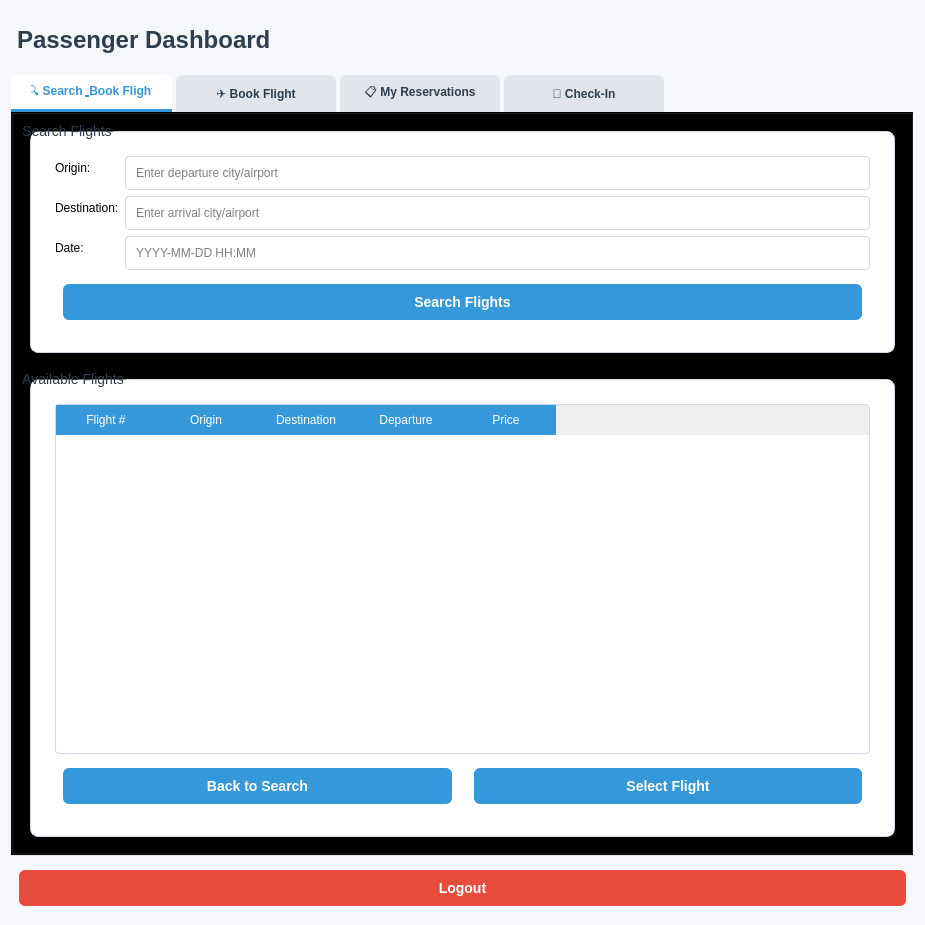
<?xml version="1.0" encoding="UTF-8"?>
<ui version="4.0">
 <class>mainPassengerMenu</class>
 <widget class="QDialog" name="mainPassengerMenu">
  <property name="geometry">
   <rect>
    <x>0</x>
    <y>0</y>
    <width>925</width>
    <height>925</height>
   </rect>
  </property>
  <property name="minimumSize">
   <size>
    <width>800</width>
    <height>650</height>
   </size>
  </property>
  <property name="windowTitle">
   <string>Airline System - Passenger Dashboard</string>
  </property>
  <property name="styleSheet">
   <string notr="true">QDialog {
    background-color: #f5f7fa;
    font-family: 'Segoe UI', Arial, sans-serif;
}
QTabWidget {
    border: none;
    background: transparent;
}
QTabBar::tab {
    background: #e1e5eb;
    color: #2c3e50;
    padding: 10px 20px;
    border-top-left-radius: 6px;
    border-top-right-radius: 6px;
    margin-right: 4px;
    font-weight: 500;
    min-width: 120px;
}
QTabBar::tab:selected {
    background: white;
    border-bottom: 3px solid #3498db;
    color: #3498db;
}
QTabBar::tab:hover {
    background: #d6e0f0;
}
QGroupBox {
    border: 1px solid #d1d9e6;
    border-radius: 8px;
    margin: 10px;
    padding: 15px;
    background-color: white;
    font-size: 14px;
    color: #2c3e50;
}
QPushButton {
    background-color: #3498db;
    color: white;
    border: none;
    padding: 10px 20px;
    border-radius: 6px;
    margin: 8px;
    font-size: 14px;
    font-weight: 500;
    min-width: 180px;
}
QPushButton:hover {
    background-color: #2980b9;
}
QPushButton:pressed {
    background-color: #2472a4;
}
QPushButton#logoutBtn {
    background-color: #e74c3c;
}
QPushButton#logoutBtn:hover {
    background-color: #c0392b;
}
QPushButton#logoutBtn:pressed {
    background-color: #a52714;
}
QLabel#headerLabel {
    font-size: 24px;
    font-weight: 600;
    color: #2c3e50;
    qproperty-alignment: AlignCenter;
    margin: 15px 0;
}
QLineEdit {
    padding: 8px;
    border: 1px solid #d1d9e6;
    border-radius: 4px;
    min-width: 250px;
}
QRadioButton {
    padding: 6px;
}
QTableWidget {
    border: 1px solid #d1d9e6;
    border-radius: 4px;
    background: white;
    selection-background-color: #e1f0fa;
    selection-color: #2c3e50;
}
QHeaderView::section {
    background-color: #3498db;
    color: white;
    padding: 6px;
    border: none;
}</string>
  </property>
  <layout class="QVBoxLayout" name="verticalLayout">
   <item>
    <widget class="QLabel" name="headerLabel">
     <property name="text">
      <string>Passenger Dashboard</string>
     </property>
    </widget>
   </item>
   <item>
    <widget class="QTabWidget" name="passengerTabWidget">
     <property name="currentIndex">
      <number>0</number>
     </property>
     <widget class="QWidget" name="searchFlightTab">
      <attribute name="title">
       <string>🔍 Search &amp; Book Flight</string>
      </attribute>
      <layout class="QVBoxLayout" name="searchFlightLayout">
       <item>
        <widget class="QGroupBox" name="searchGroup">
         <property name="title">
          <string>Search Flights</string>
         </property>
         <layout class="QVBoxLayout" name="verticalLayout_2">
          <item>
           <layout class="QFormLayout" name="formLayout">
            <item row="0" column="0">
             <widget class="QLabel" name="originLabel">
              <property name="text">
               <string>Origin:</string>
              </property>
             </widget>
            </item>
            <item row="0" column="1">
             <widget class="QLineEdit" name="searchOriginLineEdit">
              <property name="placeholderText">
               <string>Enter departure city/airport</string>
              </property>
             </widget>
            </item>
            <item row="1" column="0">
             <widget class="QLabel" name="destinationLabel">
              <property name="text">
               <string>Destination:</string>
              </property>
             </widget>
            </item>
            <item row="1" column="1">
             <widget class="QLineEdit" name="searchDestinationLineEdit">
              <property name="placeholderText">
               <string>Enter arrival city/airport</string>
              </property>
             </widget>
            </item>
            <item row="2" column="0">
             <widget class="QLabel" name="dateLabel">
              <property name="text">
               <string>Date:</string>
              </property>
             </widget>
            </item>
            <item row="2" column="1">
             <widget class="QLineEdit" name="searchDateLineEdit">
              <property name="placeholderText">
               <string>YYYY-MM-DD HH:MM</string>
              </property>
             </widget>
            </item>
           </layout>
          </item>
          <item>
           <widget class="QPushButton" name="searchFlightsBtn">
            <property name="text">
             <string>Search Flights</string>
            </property>
           </widget>
          </item>
         </layout>
        </widget>
       </item>
       <item>
        <widget class="QGroupBox" name="resultsGroup">
         <property name="title">
          <string>Available Flights</string>
         </property>
         <layout class="QVBoxLayout" name="verticalLayout_7">
          <item>
           <widget class="QTableWidget" name="flightsTable">
            <property name="editTriggers">
             <set>QAbstractItemView::EditTrigger::NoEditTriggers</set>
            </property>
            <property name="selectionMode">
             <enum>QAbstractItemView::SelectionMode::SingleSelection</enum>
            </property>
            <property name="selectionBehavior">
             <enum>QAbstractItemView::SelectionBehavior::SelectRows</enum>
            </property>
            <column>
             <property name="text">
              <string>Flight #</string>
             </property>
            </column>
            <column>
             <property name="text">
              <string>Origin</string>
             </property>
            </column>
            <column>
             <property name="text">
              <string>Destination</string>
             </property>
            </column>
            <column>
             <property name="text">
              <string>Departure</string>
             </property>
            </column>
            <column>
             <property name="text">
              <string>Price</string>
             </property>
            </column>
           </widget>
          </item>
          <item>
           <layout class="QHBoxLayout" name="horizontalLayout">
            <item>
             <widget class="QPushButton" name="backToSearchBtn">
              <property name="enabled">
               <bool>false</bool>
              </property>
              <property name="text">
               <string>Back to Search</string>
              </property>
             </widget>
            </item>
            <item>
             <widget class="QPushButton" name="selectFlightBtn">
              <property name="enabled">
               <bool>false</bool>
              </property>
              <property name="text">
               <string>Select Flight</string>
              </property>
             </widget>
            </item>
           </layout>
          </item>
         </layout>
        </widget>
       </item>
      </layout>
     </widget>
     <widget class="QWidget" name="bookFlightTab">
      <attribute name="title">
       <string>✈️ Book Flight</string>
      </attribute>
      <layout class="QVBoxLayout" name="verticalLayout_6">
       <item>
        <widget class="QGroupBox" name="bookFlightGroup">
         <property name="title">
          <string>Flight Details</string>
         </property>
         <layout class="QVBoxLayout" name="verticalLayout_8">
          <item>
           <layout class="QFormLayout" name="formLayout_2">
            <item row="0" column="0">
             <widget class="QLabel" name="flightNumberLabel">
              <property name="text">
               <string>Flight Number:</string>
              </property>
             </widget>
            </item>
            <item row="0" column="1">
             <widget class="QLineEdit" name="bookFlightNumberLineEdit">
              <property name="readOnly">
               <bool>true</bool>
              </property>
             </widget>
            </item>
            <item row="1" column="0">
             <widget class="QLabel" name="seatNumberLabel">
              <property name="text">
               <string>Seat Number:</string>
              </property>
             </widget>
            </item>
            <item row="1" column="1">
             <widget class="QLineEdit" name="bookSeatNumberLineEdit">
              <property name="placeholderText">
               <string>e.g., 12A, 7C, etc.</string>
              </property>
             </widget>
            </item>
           </layout>
          </item>
         </layout>
        </widget>
       </item>
       <item>
        <widget class="QGroupBox" name="paymentGroup">
         <property name="title">
          <string>Payment Method</string>
         </property>
         <layout class="QVBoxLayout" name="verticalLayout_9">
          <item>
           <widget class="QRadioButton" name="walletRadioButton">
            <property name="text">
             <string>Wallet</string>
            </property>
            <property name="checked">
             <bool>true</bool>
            </property>
           </widget>
          </item>
          <item>
           <widget class="QRadioButton" name="paypalRadioButton">
            <property name="text">
             <string>PayPal</string>
            </property>
           </widget>
          </item>
          <item>
           <widget class="QRadioButton" name="creditcardRadioButton">
            <property name="text">
             <string>Credit Card</string>
            </property>
           </widget>
          </item>
         </layout>
        </widget>
       </item>
       <item>
        <widget class="QPushButton" name="BookTheFlightBtn">
         <property name="text">
          <string>Confirm Booking</string>
         </property>
        </widget>
       </item>
      </layout>
     </widget>
     <widget class="QWidget" name="reservationsTab">
      <attribute name="title">
       <string>📋 My Reservations</string>
      </attribute>
      <layout class="QVBoxLayout" name="reservationsLayout">
       <item>
        <widget class="QGroupBox" name="reservationsGroup">
         <property name="title">
          <string>View Reservations</string>
         </property>
         <layout class="QVBoxLayout" name="verticalLayout_3">
          <item>
           <layout class="QFormLayout" name="formLayout_3">
            <item row="0" column="0">
             <widget class="QLabel" name="passengerIDLabel">
              <property name="text">
               <string>Passenger ID:</string>
              </property>
             </widget>
            </item>
            <item row="0" column="1">
             <widget class="QLineEdit" name="viewUsernameLineEdit">
              <property name="placeholderText">
               <string>Enter your passenger ID</string>
              </property>
             </widget>
            </item>
           </layout>
          </item>
          <item>
           <widget class="QPushButton" name="viewReservationsBtn">
            <property name="text">
             <string>View Reservations</string>
            </property>
           </widget>
          </item>
         </layout>
        </widget>
       </item>
       <item>
        <widget class="QGroupBox" name="reservationsResultsGroup">
         <property name="title">
          <string>Your Reservations</string>
         </property>
         <layout class="QVBoxLayout" name="verticalLayout_10">
          <item>
           <widget class="QTableWidget" name="reservationsTable">
            <column>
             <property name="text">
              <string>Reservation ID</string>
             </property>
            </column>
            <column>
             <property name="text">
              <string>Flight #</string>
             </property>
            </column>
            <column>
             <property name="text">
              <string>Route</string>
             </property>
            </column>
            <column>
             <property name="text">
              <string>Departure</string>
             </property>
            </column>
            <column>
             <property name="text">
              <string>Seat</string>
             </property>
            </column>
            <column>
             <property name="text">
              <string>Status</string>
             </property>
            </column>
           </widget>
          </item>
         </layout>
        </widget>
       </item>
      </layout>
     </widget>
     <widget class="QWidget" name="checkInTab">
      <attribute name="title">
       <string>🛫 Check-In</string>
      </attribute>
      <layout class="QVBoxLayout" name="checkInLayout">
       <item>
        <widget class="QGroupBox" name="checkInGroup">
         <property name="title">
          <string>Check-In for Flight</string>
         </property>
         <layout class="QVBoxLayout" name="verticalLayout_4">
          <item>
           <layout class="QFormLayout" name="formLayout_4">
            <item row="0" column="0">
             <widget class="QLabel" name="reservationIDLabel">
              <property name="text">
               <string>Reservation ID:</string>
              </property>
             </widget>
            </item>
            <item row="0" column="1">
             <widget class="QLineEdit" name="checkINReservationIDLineEdit">
              <property name="placeholderText">
               <string>Enter your reservation ID</string>
              </property>
             </widget>
            </item>
           </layout>
          </item>
          <item>
           <widget class="QPushButton" name="checkInBtn">
            <property name="text">
             <string>Check-In</string>
            </property>
           </widget>
          </item>
         </layout>
        </widget>
       </item>
      </layout>
     </widget>
    </widget>
   </item>
   <item>
    <widget class="QPushButton" name="logoutBtn">
     <property name="text">
      <string>Logout</string>
     </property>
    </widget>
   </item>
  </layout>
 </widget>
 <resources/>
 <connections>
  <connection>
   <sender>logoutBtn</sender>
   <signal>clicked()</signal>
   <receiver>mainPassengerMenu</receiver>
   <slot>deleteLater()</slot>
   <hints>
    <hint type="sourcelabel">
     <x>20</x>
     <y>20</y>
    </hint>
    <hint type="destinationlabel">
     <x>20</x>
     <y>20</y>
    </hint>
   </hints>
  </connection>
 </connections>
</ui>
